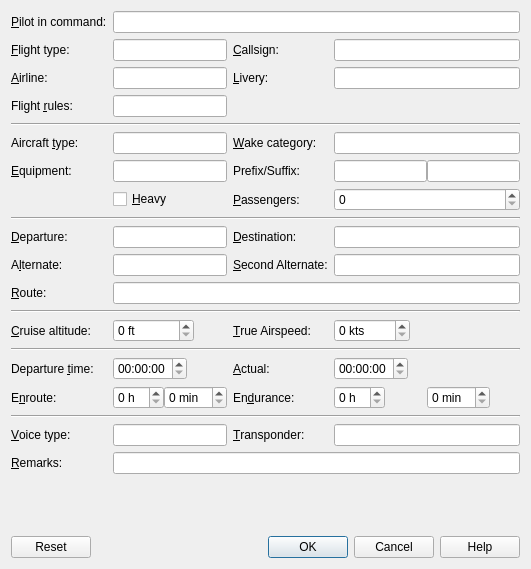
<?xml version="1.0" encoding="UTF-8"?>
<ui version="4.0">
 <class>RouteExportDialog</class>
 <widget class="QDialog" name="RouteExportDialog">
  <property name="geometry">
   <rect>
    <x>0</x>
    <y>0</y>
    <width>531</width>
    <height>569</height>
   </rect>
  </property>
  <property name="windowTitle">
   <string>Little Navmap - Online Network Flightplan Export</string>
  </property>
  <layout class="QVBoxLayout" name="verticalLayout_2">
   <item>
    <layout class="QGridLayout" name="gridLayout_3">
     <item row="8" column="1">
      <widget class="QCheckBox" name="checkBoxHeavy">
       <property name="text">
        <string>&amp;Heavy</string>
       </property>
      </widget>
     </item>
     <item row="6" column="1">
      <widget class="QLineEdit" name="lineEditEquipment"/>
     </item>
     <item row="11" column="2">
      <widget class="QLabel" name="labelAlternate2">
       <property name="text">
        <string>&amp;Second Alternate:</string>
       </property>
       <property name="buddy">
        <cstring>lineEditAlternate2</cstring>
       </property>
      </widget>
     </item>
     <item row="8" column="2">
      <widget class="QLabel" name="labelPassengers">
       <property name="text">
        <string>&amp;Passengers:</string>
       </property>
       <property name="buddy">
        <cstring>spinBoxPassengers</cstring>
       </property>
      </widget>
     </item>
     <item row="16" column="3">
      <widget class="QTimeEdit" name="timeEditDepartureActual">
       <property name="sizePolicy">
        <sizepolicy hsizetype="Fixed" vsizetype="Fixed">
         <horstretch>0</horstretch>
         <verstretch>0</verstretch>
        </sizepolicy>
       </property>
      </widget>
     </item>
     <item row="20" column="3">
      <widget class="QLineEdit" name="lineEditTransponder"/>
     </item>
     <item row="10" column="2">
      <widget class="QLabel" name="labelDestination">
       <property name="text">
        <string>&amp;Destination:</string>
       </property>
       <property name="buddy">
        <cstring>lineEditDestination</cstring>
       </property>
      </widget>
     </item>
     <item row="14" column="2">
      <widget class="QLabel" name="labelTrueAirspeed">
       <property name="text">
        <string>&amp;True Airspeed:</string>
       </property>
       <property name="buddy">
        <cstring>spinBoxTrueAirspeed</cstring>
       </property>
      </widget>
     </item>
     <item row="1" column="2">
      <widget class="QLabel" name="labelCallsign">
       <property name="text">
        <string>&amp;Callsign:</string>
       </property>
       <property name="buddy">
        <cstring>lineEditCallsign</cstring>
       </property>
      </widget>
     </item>
     <item row="11" column="3">
      <widget class="QLineEdit" name="lineEditAlternate2"/>
     </item>
     <item row="1" column="3">
      <widget class="QLineEdit" name="lineEditCallsign"/>
     </item>
     <item row="2" column="0">
      <widget class="QLabel" name="labelAirline">
       <property name="text">
        <string>&amp;Airline:</string>
       </property>
       <property name="buddy">
        <cstring>lineEditAirline</cstring>
       </property>
      </widget>
     </item>
     <item row="3" column="1">
      <widget class="QLineEdit" name="lineEditFlightRules"/>
     </item>
     <item row="14" column="0">
      <widget class="QLabel" name="labelCruiseAltitude">
       <property name="text">
        <string>&amp;Cruise altitude:</string>
       </property>
       <property name="buddy">
        <cstring>spinBoxCruiseAltitude</cstring>
       </property>
      </widget>
     </item>
     <item row="3" column="0">
      <widget class="QLabel" name="labelFlightRules">
       <property name="text">
        <string>Flight &amp;rules:</string>
       </property>
       <property name="buddy">
        <cstring>lineEditFlightRules</cstring>
       </property>
      </widget>
     </item>
     <item row="4" column="0" colspan="4">
      <widget class="Line" name="line_6">
       <property name="orientation">
        <enum>Qt::Horizontal</enum>
       </property>
      </widget>
     </item>
     <item row="10" column="3">
      <widget class="QLineEdit" name="lineEditDestination"/>
     </item>
     <item row="20" column="1">
      <widget class="QLineEdit" name="lineEditVoiceType"/>
     </item>
     <item row="20" column="2">
      <widget class="QLabel" name="labelTransponder">
       <property name="text">
        <string>&amp;Transponder:</string>
       </property>
       <property name="buddy">
        <cstring>lineEditTransponder</cstring>
       </property>
      </widget>
     </item>
     <item row="21" column="0">
      <widget class="QLabel" name="labelRemarks">
       <property name="text">
        <string>&amp;Remarks:</string>
       </property>
       <property name="buddy">
        <cstring>lineEditRemarks</cstring>
       </property>
      </widget>
     </item>
     <item row="5" column="3">
      <widget class="QLineEdit" name="lineEditWakeCategory"/>
     </item>
     <item row="21" column="1" colspan="3">
      <widget class="QLineEdit" name="lineEditRemarks"/>
     </item>
     <item row="2" column="2">
      <widget class="QLabel" name="labelLivery">
       <property name="text">
        <string>&amp;Livery:</string>
       </property>
       <property name="buddy">
        <cstring>lineEditLivery</cstring>
       </property>
      </widget>
     </item>
     <item row="13" column="0" colspan="4">
      <widget class="Line" name="line">
       <property name="orientation">
        <enum>Qt::Horizontal</enum>
       </property>
      </widget>
     </item>
     <item row="1" column="1">
      <widget class="QLineEdit" name="lineEditFlightType"/>
     </item>
     <item row="16" column="1">
      <widget class="QTimeEdit" name="timeEditDeparture">
       <property name="sizePolicy">
        <sizepolicy hsizetype="Fixed" vsizetype="Fixed">
         <horstretch>0</horstretch>
         <verstretch>0</verstretch>
        </sizepolicy>
       </property>
       <property name="currentSectionIndex">
        <number>0</number>
       </property>
      </widget>
     </item>
     <item row="12" column="0">
      <widget class="QLabel" name="labelRoute">
       <property name="text">
        <string>&amp;Route:</string>
       </property>
       <property name="buddy">
        <cstring>lineEditRoute</cstring>
       </property>
      </widget>
     </item>
     <item row="16" column="2">
      <widget class="QLabel" name="labelTimeDepartureActual">
       <property name="text">
        <string>&amp;Actual:</string>
       </property>
       <property name="buddy">
        <cstring>timeEditDepartureActual</cstring>
       </property>
      </widget>
     </item>
     <item row="14" column="1">
      <widget class="QSpinBox" name="spinBoxCruiseAltitude">
       <property name="sizePolicy">
        <sizepolicy hsizetype="Fixed" vsizetype="Fixed">
         <horstretch>0</horstretch>
         <verstretch>0</verstretch>
        </sizepolicy>
       </property>
       <property name="showGroupSeparator" stdset="0">
        <bool>true</bool>
       </property>
       <property name="suffix">
        <string> ft</string>
       </property>
       <property name="prefix">
        <string/>
       </property>
       <property name="maximum">
        <number>100000</number>
       </property>
       <property name="singleStep">
        <number>100</number>
       </property>
      </widget>
     </item>
     <item row="2" column="1">
      <widget class="QLineEdit" name="lineEditAirline"/>
     </item>
     <item row="1" column="0">
      <widget class="QLabel" name="labelFlightType">
       <property name="text">
        <string>&amp;Flight type:</string>
       </property>
       <property name="buddy">
        <cstring>lineEditFlightType</cstring>
       </property>
      </widget>
     </item>
     <item row="10" column="0">
      <widget class="QLabel" name="labelDeparture">
       <property name="text">
        <string>&amp;Departure:</string>
       </property>
       <property name="buddy">
        <cstring>lineEditDeparture</cstring>
       </property>
      </widget>
     </item>
     <item row="9" column="0" colspan="4">
      <widget class="Line" name="line_5">
       <property name="orientation">
        <enum>Qt::Horizontal</enum>
       </property>
      </widget>
     </item>
     <item row="5" column="2">
      <widget class="QLabel" name="labelWakeCategory">
       <property name="text">
        <string>&amp;Wake category:</string>
       </property>
       <property name="buddy">
        <cstring>lineEditWakeCategory</cstring>
       </property>
      </widget>
     </item>
     <item row="5" column="1">
      <widget class="QLineEdit" name="lineEditAircraftType"/>
     </item>
     <item row="8" column="3">
      <widget class="QSpinBox" name="spinBoxPassengers">
       <property name="maximum">
        <number>10000</number>
       </property>
      </widget>
     </item>
     <item row="14" column="3">
      <widget class="QSpinBox" name="spinBoxTrueAirspeed">
       <property name="sizePolicy">
        <sizepolicy hsizetype="Fixed" vsizetype="Fixed">
         <horstretch>0</horstretch>
         <verstretch>0</verstretch>
        </sizepolicy>
       </property>
       <property name="showGroupSeparator" stdset="0">
        <bool>true</bool>
       </property>
       <property name="suffix">
        <string> kts</string>
       </property>
       <property name="maximum">
        <number>5000</number>
       </property>
       <property name="singleStep">
        <number>10</number>
       </property>
      </widget>
     </item>
     <item row="6" column="0">
      <widget class="QLabel" name="labelEquipment">
       <property name="text">
        <string>&amp;Equipment:</string>
       </property>
       <property name="buddy">
        <cstring>lineEditEquipment</cstring>
       </property>
      </widget>
     </item>
     <item row="11" column="0">
      <widget class="QLabel" name="labelAlternate">
       <property name="text">
        <string>A&amp;lternate:</string>
       </property>
       <property name="buddy">
        <cstring>lineEditAlternate</cstring>
       </property>
      </widget>
     </item>
     <item row="11" column="1">
      <widget class="QLineEdit" name="lineEditAlternate"/>
     </item>
     <item row="19" column="0" colspan="4">
      <widget class="Line" name="line_3">
       <property name="orientation">
        <enum>Qt::Horizontal</enum>
       </property>
      </widget>
     </item>
     <item row="15" column="0" colspan="4">
      <widget class="Line" name="line_7">
       <property name="orientation">
        <enum>Qt::Horizontal</enum>
       </property>
      </widget>
     </item>
     <item row="16" column="0">
      <widget class="QLabel" name="labelTimeDeparture">
       <property name="text">
        <string>Departure &amp;time:</string>
       </property>
       <property name="buddy">
        <cstring>timeEditDeparture</cstring>
       </property>
      </widget>
     </item>
     <item row="2" column="3">
      <widget class="QLineEdit" name="lineEditLivery"/>
     </item>
     <item row="0" column="1" colspan="3">
      <widget class="QLineEdit" name="lineEditPilotInCommand"/>
     </item>
     <item row="20" column="0">
      <widget class="QLabel" name="labelVoiceType">
       <property name="text">
        <string>&amp;Voice type:</string>
       </property>
       <property name="buddy">
        <cstring>lineEditVoiceType</cstring>
       </property>
      </widget>
     </item>
     <item row="5" column="0">
      <widget class="QLabel" name="labelAircraftType">
       <property name="text">
        <string>Aircraft &amp;type:</string>
       </property>
       <property name="buddy">
        <cstring>lineEditAircraftType</cstring>
       </property>
      </widget>
     </item>
     <item row="0" column="0">
      <widget class="QLabel" name="labelPilotInCommand">
       <property name="text">
        <string>&amp;Pilot in command:</string>
       </property>
       <property name="buddy">
        <cstring>lineEditPilotInCommand</cstring>
       </property>
      </widget>
     </item>
     <item row="12" column="1" colspan="3">
      <widget class="QLineEdit" name="lineEditRoute"/>
     </item>
     <item row="10" column="1">
      <widget class="QLineEdit" name="lineEditDeparture"/>
     </item>
     <item row="17" column="0">
      <widget class="QLabel" name="labelTimeEnroute">
       <property name="text">
        <string>E&amp;nroute:</string>
       </property>
       <property name="buddy">
        <cstring>spinBoxEnrouteHour</cstring>
       </property>
      </widget>
     </item>
     <item row="17" column="1">
      <layout class="QHBoxLayout" name="horizontalLayout_2">
       <property name="spacing">
        <number>0</number>
       </property>
       <item alignment="Qt::AlignLeft">
        <widget class="QSpinBox" name="spinBoxEnrouteHour">
         <property name="sizePolicy">
          <sizepolicy hsizetype="Fixed" vsizetype="Fixed">
           <horstretch>0</horstretch>
           <verstretch>0</verstretch>
          </sizepolicy>
         </property>
         <property name="suffix">
          <string> h</string>
         </property>
        </widget>
       </item>
       <item alignment="Qt::AlignLeft">
        <widget class="QSpinBox" name="spinBoxEnrouteMin">
         <property name="sizePolicy">
          <sizepolicy hsizetype="Fixed" vsizetype="Fixed">
           <horstretch>0</horstretch>
           <verstretch>0</verstretch>
          </sizepolicy>
         </property>
         <property name="suffix">
          <string> min</string>
         </property>
         <property name="maximum">
          <number>59</number>
         </property>
        </widget>
       </item>
      </layout>
     </item>
     <item row="17" column="2">
      <widget class="QLabel" name="labelTimeEndurance">
       <property name="text">
        <string>En&amp;durance:</string>
       </property>
       <property name="buddy">
        <cstring>spinBoxEnduranceHour</cstring>
       </property>
      </widget>
     </item>
     <item row="17" column="3">
      <layout class="QHBoxLayout" name="horizontalLayout_3">
       <property name="spacing">
        <number>0</number>
       </property>
       <item alignment="Qt::AlignLeft">
        <widget class="QSpinBox" name="spinBoxEnduranceHour">
         <property name="sizePolicy">
          <sizepolicy hsizetype="Fixed" vsizetype="Fixed">
           <horstretch>0</horstretch>
           <verstretch>0</verstretch>
          </sizepolicy>
         </property>
         <property name="suffix">
          <string> h</string>
         </property>
        </widget>
       </item>
       <item alignment="Qt::AlignLeft">
        <widget class="QSpinBox" name="spinBoxEnduranceMin">
         <property name="sizePolicy">
          <sizepolicy hsizetype="Fixed" vsizetype="Fixed">
           <horstretch>0</horstretch>
           <verstretch>0</verstretch>
          </sizepolicy>
         </property>
         <property name="suffix">
          <string> min</string>
         </property>
         <property name="maximum">
          <number>59</number>
         </property>
        </widget>
       </item>
      </layout>
     </item>
     <item row="6" column="3">
      <layout class="QHBoxLayout" name="horizontalLayout">
       <property name="spacing">
        <number>0</number>
       </property>
       <item>
        <widget class="QLineEdit" name="lineEditEquipmentPrefix"/>
       </item>
       <item>
        <widget class="QLineEdit" name="lineEditEquipmentSuffix"/>
       </item>
      </layout>
     </item>
     <item row="6" column="2">
      <widget class="QLabel" name="labelEquipmentPrefixSuffix">
       <property name="text">
        <string>Prefix/Suffix:</string>
       </property>
       <property name="buddy">
        <cstring>lineEditEquipmentPrefix</cstring>
       </property>
      </widget>
     </item>
    </layout>
   </item>
   <item>
    <spacer name="verticalSpacer">
     <property name="orientation">
      <enum>Qt::Vertical</enum>
     </property>
     <property name="sizeHint" stdset="0">
      <size>
       <width>20</width>
       <height>40</height>
      </size>
     </property>
    </spacer>
   </item>
   <item>
    <widget class="QDialogButtonBox" name="buttonBox">
     <property name="orientation">
      <enum>Qt::Horizontal</enum>
     </property>
     <property name="standardButtons">
      <set>QDialogButtonBox::Cancel|QDialogButtonBox::Help|QDialogButtonBox::Ok|QDialogButtonBox::Reset</set>
     </property>
    </widget>
   </item>
  </layout>
 </widget>
 <tabstops>
  <tabstop>lineEditPilotInCommand</tabstop>
  <tabstop>lineEditFlightType</tabstop>
  <tabstop>lineEditCallsign</tabstop>
  <tabstop>lineEditAirline</tabstop>
  <tabstop>lineEditLivery</tabstop>
  <tabstop>lineEditFlightRules</tabstop>
  <tabstop>lineEditAircraftType</tabstop>
  <tabstop>lineEditWakeCategory</tabstop>
  <tabstop>lineEditEquipment</tabstop>
  <tabstop>lineEditEquipmentPrefix</tabstop>
  <tabstop>lineEditEquipmentSuffix</tabstop>
  <tabstop>checkBoxHeavy</tabstop>
  <tabstop>spinBoxPassengers</tabstop>
  <tabstop>lineEditDeparture</tabstop>
  <tabstop>lineEditDestination</tabstop>
  <tabstop>lineEditAlternate</tabstop>
  <tabstop>lineEditAlternate2</tabstop>
  <tabstop>lineEditRoute</tabstop>
  <tabstop>spinBoxCruiseAltitude</tabstop>
  <tabstop>spinBoxTrueAirspeed</tabstop>
  <tabstop>timeEditDeparture</tabstop>
  <tabstop>timeEditDepartureActual</tabstop>
  <tabstop>spinBoxEnrouteHour</tabstop>
  <tabstop>spinBoxEnrouteMin</tabstop>
  <tabstop>spinBoxEnduranceHour</tabstop>
  <tabstop>spinBoxEnduranceMin</tabstop>
  <tabstop>lineEditVoiceType</tabstop>
  <tabstop>lineEditTransponder</tabstop>
  <tabstop>lineEditRemarks</tabstop>
 </tabstops>
 <resources/>
 <connections/>
</ui>
